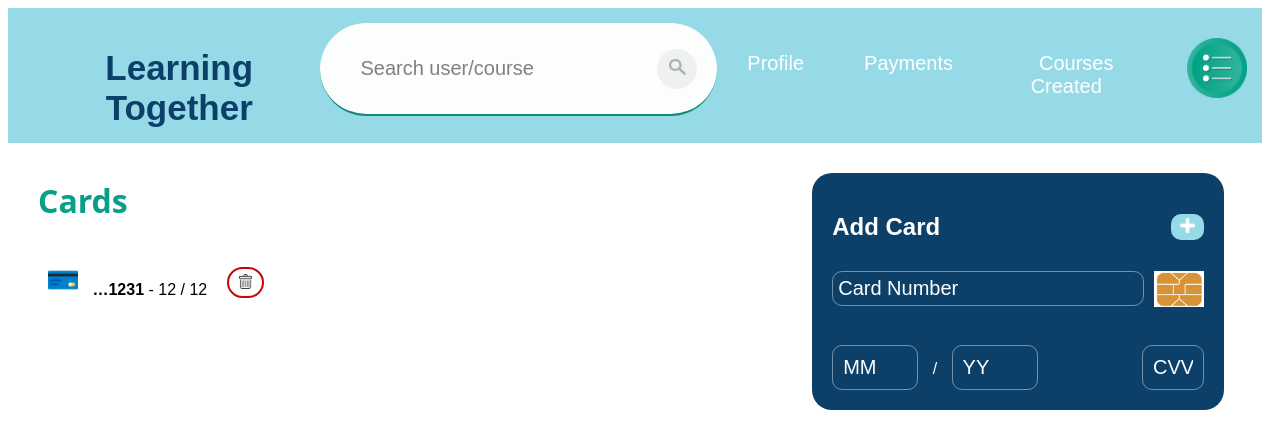
/managePaymentDetails (signed in), run on the app's committed database.
### app/models.py (models this page shows, shortened)
class PaymentDetails(models.Model):
    privateId = models.ForeignKey(Private, on_delete=models.CASCADE, null=True, blank=True)
    cardNumber = models.CharField(max_length=16)
    expirationMonth = models.SmallIntegerField()
    expirationYear = models.SmallIntegerField()
    cvv = models.SmallIntegerField()

### app/views.py (the view)
# urls.py: path('managePaymentDetails',views.managePaymentDetails,name="managePaymentDetails"),
def managePaymentDetails(request):
    if request.user.is_authenticated:
        profile = models.Profile.objects.filter(userId__exact=request.user.id)
        private = models.Private.objects.filter(profileId__exact=profile[0].id)
        paymentDetails = models.PaymentDetails.objects.filter(
            privateId__exact=private[0].id)
        return render(request, "app/managePaymentDetails.html", {'paymentDetails': paymentDetails, 'thisUser': True, 'userId': request.user.id, 'showOptions': True})
    return redirect('home')

### templates/app/managePaymentDetails.html (shortened to what this page needs)
{% extends 'app/base.html' %}
{% block content %}
{% load static %}
{% include 'app/navBar.html' with thisUser=thisUser userId=userId showOptions=showOptions %}
<div class="paymentDetails">
    <div class="details">
        <h2 class="paymentTitle">Cards</h2>
        {% if not paymentDetails %}
        <p style="color:rgba(0, 0, 0, 0.623)"><b>No Payment Details</b></p>
        {% else %}
        {% for card in paymentDetails %}
        <div class="payment">
            <p>
                <img class="card" src="{% static 'images/' %}card.png">
                <b>{{ card.cardNumber|slice:'::-1'|truncatechars:5|slice:'::-1' }}</b> - {{card.expirationMonth}} / {{card.expirationYear}}
            </p>
            <form style="margin-left: 20px;" method="POST" action="../deletePaymentDetail">
                <button id="deleteButton" class="btnG" type="submit" value="Delete"><img style="width:15px; padding:3px; margin-top: 1px;" src="{% static 'images/' %}garbage.png"></button>
            </form>
        </div>
        {% endfor %}
        {% endif %}
    </div>
    <section class="formContainer">
        <form method="POST" action="../saveNewPaymentDetail">
            <div class="payment">
                <h2>Add Card</h2>
                <button id="submitButton" class="btn" type="submit" ><img class="plus" src="{% static 'images/' %}Whiteplus.png"></button>
            </div>
            <div class="payment">
                <input class="inp" required type="text" maxlength="16" pattern="[0-9]{16}" name="cardNumber" placeholder="Card Number"><br><br>
                <img class="edit" src="{% static 'images/' %}chipCard.png">
            </div>
            <br>
            <input class="date" required type="number" min="1" max="12" name="expirationMonth" placeholder="MM"> /
            <input class="date" required type="number"  min="1" max="99" name="expirationYear" placeholder="YY ">
            <input class="cvv" required type="password" maxlength="3" name="cvv" placeholder="CVV"><br>
        </form>
    </section>
</div>
{% endblock %}

### static/test.css (style rules this page uses)
body { background-color: rgb(255, 255, 255); font-family: sans-serif; }

### templates/app/searchBar.html (style rules this page uses)
img { width: 13px; }
::placeholder { color:rgba(0, 0, 0, 0.514); }

### templates/app/managePaymentDetails.html (style rules this page uses)
.formContainer { background-color:rgb(13, 64, 105); width: fit-content; height: fit-content; padding: 10px; border-radius: 20px; margin: 20px; }
.card { width: 30px; margin-right: 10px; }
.details { margin-left: 20px; }
.paymentDetails { display: flex; justify-content: space-between; margin: 10px; }
.payment { display: flex; justify-content: space-between; align-items: center; margin: 10px; }
input { color:white; }
.inp { background-color: transparent; outline: 0; width: 300px; border: 1px solid rgba(225, 224, 224, 0.492); font-size: 20px; padding:5px; border-radius: 10px; }
.formContainer input::placeholder { color:white }
.date { background-color: transparent; outline: 0; border: 1px solid rgba(225, 224, 224, 0.492); font-size: 20px; padding:10px; border-radius: 10px; position: relative; margin: 10px; }
.cvv { background-color: transparent; color:white; outline: 0; border: 1px solid rgba(225, 224, 224, 0.492); font-size: 20px; padding:10px; border-radius: 10px; text-align: center; width: 40px; margin: 10px; margin-left: 90px; }
.edit { width: 50px; float: right; }
.btnG { border: 2px solid rgb(205, 2, 2); background-color: transparent; border-radius: 50px; }
.btn { background-color: #96dae7; border-radius: 10px; border:0; }
.plus { width: 15px; margin: 3px; }
section { color: white; }
.paymentTitle { color:#089e88; font-family: 'Segoe UI', Tahoma, Geneva, Verdana, sans-serif; font-size:xx-large; }

### data on the page
PaymentDetails: cardNumber "…1231", expirationMonth "12", expirationYear "12"
